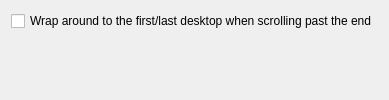
<?xml version="1.0" encoding="UTF-8"?>
<ui version="4.0">
 <class>MetaScrollDesktopEffectConfigForm</class>
 <widget class="QWidget" name="MetaScrollDesktopEffectConfigForm">
  <layout class="QVBoxLayout" name="verticalLayout">
   <item>
    <widget class="QCheckBox" name="kcfg_WrapAroundDesktops">
     <property name="text">
      <string>Wrap around to the first/last desktop when scrolling past the end</string>
     </property>
    </widget>
   </item>
   <item>
    <spacer name="verticalSpacer">
     <property name="orientation">
      <enum>Qt::Vertical</enum>
     </property>
     <property name="sizeHint" stdset="0">
      <size>
       <width>20</width>
       <height>40</height>
      </size>
     </property>
    </spacer>
   </item>
  </layout>
 </widget>
 <resources/>
 <connections/>
</ui>
